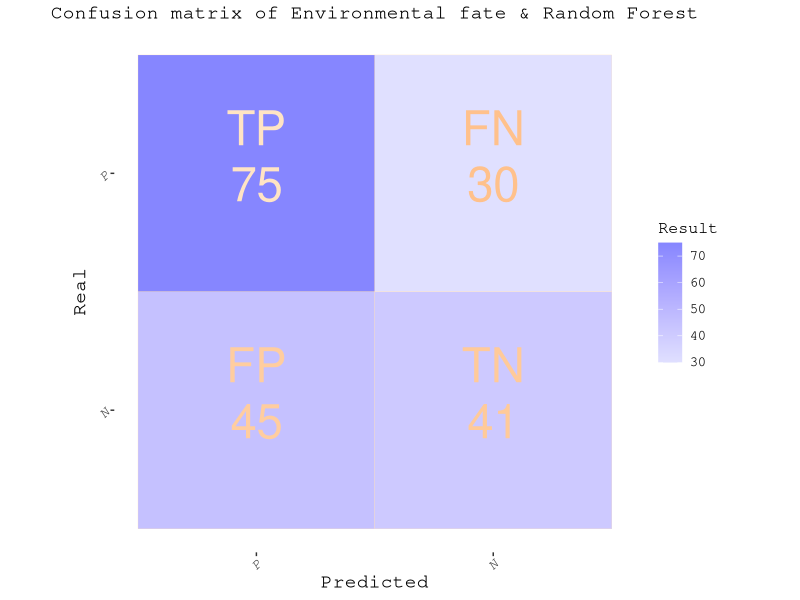
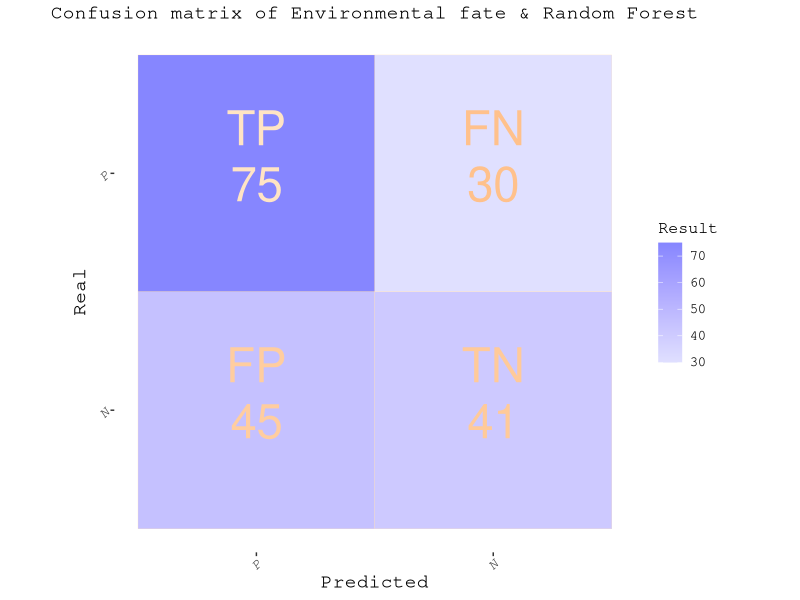

Reproduce these figures in R, in order.
#绘画混淆矩阵
library(ggplot2)
data <- read.csv("QSAR/table/data7EF_RF_confmat.csv", header = T, row.names = 1, check.names = F, sep = ",")
#先设置热图颜色
EF<-c("#FFC18C","#FFE4C4")
RF<-c("#8686FF","#E0E0FF")

ggplot(data,aes(x= Predicted,y = Real))+
  geom_tile(aes(fill=Result),width=1,height =1,color = EF[2])+
  coord_equal() + # 绘制正方形，长宽相等
  scale_fill_gradientn(colors = rev(RF))+#legend上下限
  geom_text(
    aes(label = Name, color = Result),size=12,
    vjust=-0.8)+
  geom_text(
    aes(label = Result, color =Result),size=12,
    vjust=0.8)+
  scale_color_gradientn(colors = EF)+
  xlim(c("P","N"))+
  ylim(c("N","P"))+
  ggtitle("Confusion matrix of Environmental fate & Random Forest")+
  guides(color="none")+
  theme(text = element_text(family = "mono", size=14),
        plot.title = element_text(size = 14,hjust = 0.5),#title 大小,居中
        axis.title.x = element_text(size = 14),#x轴标题
        axis.title.y = element_text(size = 14),
        axis.text.x = element_text(face = "italic", angle = 45, hjust = 1,size = 10),#横坐标
        axis.text.y = element_text(face = "italic", angle = 45, hjust = 1,size = 10),
        legend.text = element_text(size = 10,hjust = 0.5),#legend字体大小,居中
        legend.title = element_text(size = 12), #设置legend标签字体大小
        panel.background = element_blank(), 
        panel.grid.major = element_blank(), 
        panel.grid.minor = element_blank(),
        panel.border = element_blank())#去掉边框
ggsave("QSAR/pic/EF_RF_confmat.png",width=10, height=7,dpi=300)
